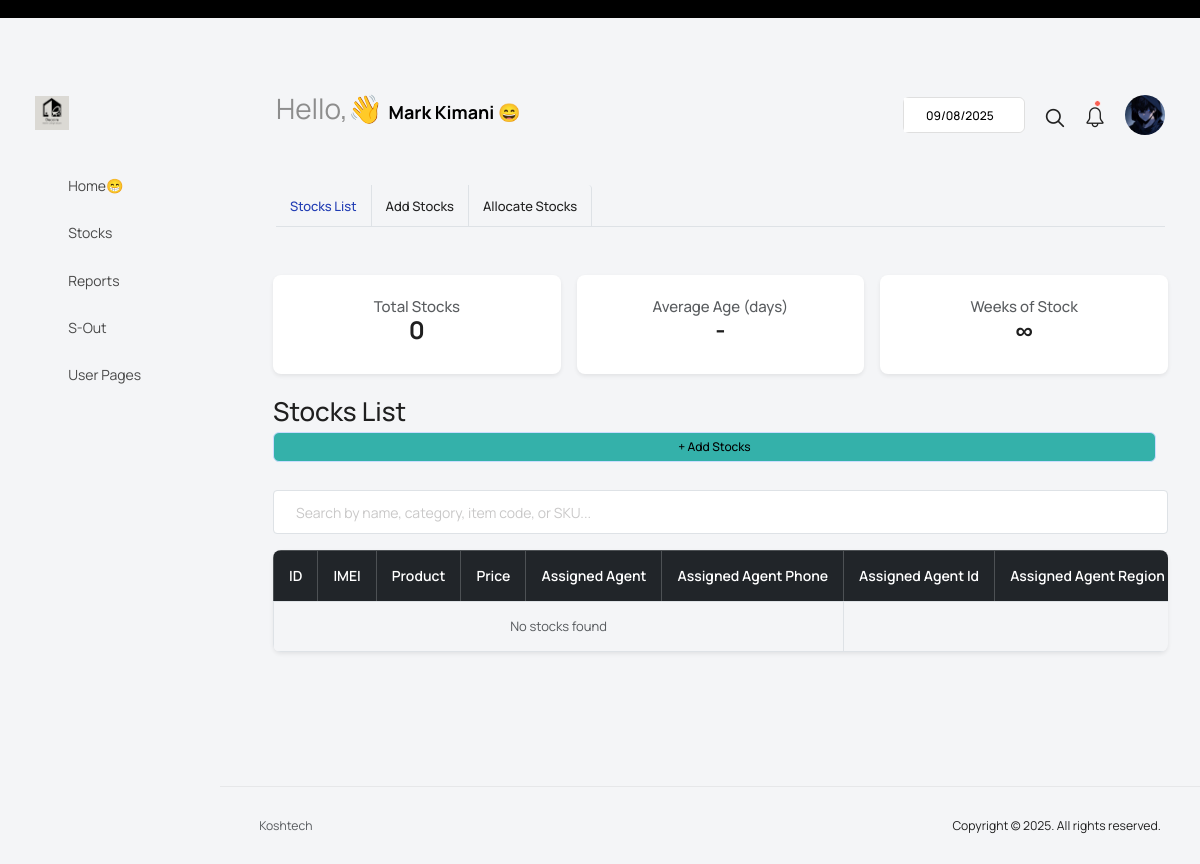
The app's page /list-stocks/ (signed in) with its own data.
### manage_users/models.py (models this page shows, shortened)
class CustomUser(AbstractUser):
    ROLE_CHOICES = (
        ("manager", "Manager"),
        ("admin", "Admin"),
        ("sales", "sales"),
    )
    role = models.CharField(max_length=20, choices=ROLE_CHOICES, default="sales")
    is_activated = models.BooleanField(default=False)
    date_of_registration = models.DateTimeField(default=timezone.now)  # ✅ auto timestamp
    groups = models.ManyToManyField(
        Group,
        related_name="customuser_set",
        blank=True,
        help_text="The groups this user belongs to.",
    )
    user_permissions = models.ManyToManyField(
        Permission,
        related_name="customuser_set",
        blank=True,
        help_text="Specific permissions for this user.",
    )

class Profile(models.Model):
    GENDER_CHOICES = (
        ("male", "Male"),
        ("female", "Female"),
        ("---", "---"),
    )
    user = models.OneToOneField(settings.AUTH_USER_MODEL, on_delete=models.CASCADE, related_name="profile")
    full_name = models.CharField(max_length=200)
    phone_number = models.CharField(max_length=20, blank=True, null=True)
    date_of_birth = models.DateField(null=True, blank=True)
    national_id = models.CharField(max_length=50, unique=False, blank=True, null=True)
    date_of_joining = models.DateField(null=True, blank=True)
    gender = models.CharField(max_length=20, blank=True, null=True, choices=GENDER_CHOICES)
    region = models.CharField(max_length=100, blank=True, null=True)
    group = models.CharField(max_length=100, blank=True, null=True)
    id_document = models.FileField(upload_to="profile/ids/", blank=True, null=True)
    photo = models.ImageField(upload_to="profile/photos/", blank=True, null=True)

### sales_process/views.py (the view)
# urls.py: path('list-stocks/', list_stocks, name='list-stocks'),
@login_required
def list_stocks(request):
    user = request.user
    if user.role == "manager" or user.role == "admin":
        stocks = Stock.objects.select_related("product", "assigned_to")
    else:
        stocks = Stock.objects.select_related("product", "assigned_to").filter(assigned_to=user)
    total_stocks = stocks.count()
    avg_age_qs = stocks.annotate(
        age=ExpressionWrapper(
            timezone.now() - F("stock_in_date"),  # assuming you have a date_added field
            output_field=DurationField()
        )
    ).aggregate(avg_age=Avg("age"))
    avg_age_days = None
    if avg_age_qs["avg_age"]:
        avg_age_days = avg_age_qs["avg_age"].days
    four_weeks_ago = timezone.now() - timedelta(weeks=4)
    recent_sales = Sale.objects.filter(
        sales_date__gte=four_weeks_ago,
        stock__in=stocks
    )
    weekly_sales = recent_sales.count() / 4 if recent_sales.exists() else 0
    weeks_of_stock = round(total_stocks / weekly_sales, 1) if weekly_sales else "∞"
    return render(request, "sales_process/list_stocks.html", {"stocks": stocks, "total_stocks": total_stocks, "avg_age_days": avg_age_days, "weeks_of_stock": weeks_of_stock})

### sales_process/templates/sales_process/list_stocks.html (shortened to what this page needs)
{% extends 'configs/base.html' %}
{% load widget_tweaks %}
{% block mainContent %}
<div class="content-wrapper">
    <div class="row">
        <div class="col-12">
            <div class="home-tab">
                <div class="d-flex flex-wrap align-items-center justify-content-between border-bottom">
                    {% include 'sales_process/add_stocks_nav_links.html' %}
                </div>
                <div class="tab-content tab-content-basic">
                    <div class="tab-pane fade show active" id="create-user" role="tabpanel" aria-labelledby="overview">
                        <div class="row">
                            <div class="container mt-4">
                                <div class="row g-3 mb-4 text-center">
                                    <div class="col-12 col-sm-6 col-md-4">
                                        <div class="card shadow-sm border-0 rounded-3 h-100">
                                            <div class="card-body">
                                                <h6 class="text-muted mb-1">Total Stocks</h6>
                                                <h3 class="fw-bold">{{ total_stocks }}</h3>
                                            </div>
                                        </div>
                                    </div>
                                    <div class="col-12 col-sm-6 col-md-4">
                                        <div class="card shadow-sm border-0 rounded-3 h-100">
                                            <div class="card-body">
                                                <h6 class="text-muted mb-1">Average Age (days)</h6>
                                                <h3 class="fw-bold">{{ avg_age_days|default:"-" }}</h3>
                                            </div>
                                        </div>
                                    </div>
                                    <div class="col-12 col-sm-6 col-md-4">
                                        <div class="card shadow-sm border-0 rounded-3 h-100">
                                            <div class="card-body">
                                                <h6 class="text-muted mb-1">Weeks of Stock</h6>
                                                <h3 class="fw-bold">{{ weeks_of_stock }}</h3>
                                            </div>
                                        </div>
                                    </div>
                                </div>
                                <div class="d-flex flex-wrap justify-content-between align-items-center mb-3 gap-2">
                                    <h2 class="mb-0">Stocks List</h2>
                                    <a href="{% url 'bulk-add-stock' %}" class="btn btn-success w-100 w-sm-auto">+ Add Stocks</a>
                                </div>
                                <form method="get" class="mb-3">
                                    <div class="input-group">
                                        <input
                                            type="text"
                                            name="q"
                                            class="form-control"
                                            hx-get="{% url 'filter-stocks' %}"
                                            hx-target="#stockTable"
                                            hx-trigger="keyup changed delay:500ms"
                                            placeholder="Search by name, category, item code, or SKU...">
                                    </div>
                                </form>
                                <div class="table-responsive shadow-sm rounded" id="stockTable">
                                    {% include 'sales_process/list_stocks_table.html' %}
                                </div>
                            </div>
                        </div>
                    </div>
                </div>
            </div>
        </div>
    </div>
</div>
{% endblock mainContent %}

### configs/templates/configs/base.html (shortened to what this page needs)
{% load static %}
<!DOCTYPE html>
<html lang="en">
  <head>
    <link rel="stylesheet" href="{% static 'assets/vendors/feather/feather.css' %}">
    <link rel="stylesheet" href="{% static 'assets/vendors/mdi/css/materialdesignicons.min.css' %}">
    <link rel="stylesheet" href="{% static 'assets/vendors/ti-icons/css/themify-icons.css' %}">
    <link rel="stylesheet" href="{% static 'assets/vendors/font-awesome/css/font-awesome.min.css' %}">
    <link rel="stylesheet" href="{% static 'assets/vendors/typicons/typicons.css' %}">
    <link rel="stylesheet" href="{% static 'assets/vendors/simple-line-icons/css/simple-line-icons.css' %}">
    <link rel="stylesheet" href="{% static 'assets/vendors/css/vendor.bundle.base.css' %}">
    <link rel="stylesheet" href="{% static 'assets/vendors/bootstrap-datepicker/bootstrap-datepicker.min.css' %}">
    <link rel="stylesheet" href="{% static 'assets/vendors/datatables.net-bs4/dataTables.bootstrap4.css' %}">
    <link rel="stylesheet" type="text/css" href="{% static 'assets/js/select.dataTables.min.css' %}">
    <link rel="stylesheet" href="{% static 'assets/css/style.css' %}">
  </head>
  <body class="htmx-transition with-welcome-text">
    <div class="container-scroller">
      <div class="row p-0 m-0 proBanner" id="proBanner">
        <div class="col-md-12 p-0 m-0">
          <div class="card-body card-body-padding px-3 d-flex align-items-center justify-content-between">
          </div>
        </div>
      </div>
      <nav class="navbar default-layout col-lg-12 col-12 p-0 fixed-top d-flex align-items-top flex-row">
        <div class="text-center navbar-brand-wrapper d-flex align-items-center justify-content-start">
          <div>
            <a class="navbar-brand brand-logo" href="index.html">
              <img src="{% static 'assets/images/logo.png' %}" alt="logo" />
            </a>
          </div>
        </div>
        <div class="navbar-menu-wrapper d-flex align-items-top">
          <ul class="navbar-nav">
            <li class="nav-item fw-semibold d-none d-lg-block ms-0">
              <h4 class="welcome-text">Hello,👋 <span class="text-black fw-bold" style="font-size: 18px">{{user.profile.full_name}} 😄</span></h4>
            </li>
          </ul>
          <ul class="navbar-nav ms-auto">
            <li class="nav-item d-none d-lg-block">
              <div id="datepicker-popup" class="input-group date datepicker navbar-date-picker">
                <input type="text" class="form-control">
              </div>
            </li>
            <li class="nav-item">
              <form class="search-form" action="#">
                <i class="icon-search"></i>
                <input type="search" class="form-control" placeholder="Search Here" title="Search here">
              </form>
            </li>
            <li class="nav-item dropdown">
              <a class="nav-link count-indicator" id="notificationDropdown" href="#" data-bs-toggle="dropdown">
                <i class="icon-bell"></i>
                <span class="count"></span>
              </a>
            </li>
            <li class="nav-item dropdown d-none d-lg-block user-dropdown">
              <a class="nav-link" id="UserDropdown" href="#" data-bs-toggle="dropdown" aria-expanded="false">
                <img class="img-xs rounded-circle" src="{{user.profile.photo.url}}" alt="Profile image" style="width: 40px; height: 40px"> </a>
            </li>
          </ul>
        </div>
      </nav>
      <div class="container-fluid page-body-wrapper">
        <nav class="sidebar sidebar-offcanvas" id="sidebar">
          <ul class="nav">
            <li class="nav-item" hx-boost="true">
              <a class="nav-link" href="{% url 'home' %}" hx-indicator="#newPageSpinner">
                <i class="mdi mdi-grid-large menu-icon"></i>
                <span class="menu-title">Home😁</span>
              </a>
            </li>
            <li class="nav-item">
              <a class="nav-link" data-bs-toggle="collapse" href="#form-elements" aria-expanded="false" aria-controls="form-elements">
                <i class="menu-icon mdi mdi-card-text-outline"></i>
                <span class="menu-title">Stocks</span>
                <i class="menu-arrow"></i>
              </a>
            </li>
            <li class="nav-item">
              <a class="nav-link" data-bs-toggle="collapse" href="#tables" aria-expanded="false" aria-controls="tables">
                <i class="menu-icon mdi mdi-table"></i>
                <span class="menu-title">Reports</span>
                <i class="menu-arrow"></i>
              </a>
            </li>
            <li class="nav-item">
              <a class="nav-link" data-bs-toggle="collapse" href="#icons" aria-expanded="false" aria-controls="icons">
                <i class="menu-icon mdi mdi-layers-outline"></i>
                <span class="menu-title">S-Out</span>
                <i class="menu-arrow"></i>
              </a>
            </li>
            <li class="nav-item">
              <a class="nav-link" data-bs-toggle="collapse" href="#auth" aria-expanded="false" aria-controls="auth">
                <i class="menu-icon mdi mdi-account-circle-outline"></i>
                <span class="menu-title">User Pages</span>
                <i class="menu-arrow"></i>
              </a>
            </li>
          </ul>
        </nav>
        <div class="main-panel"
   >
          {% block mainContent %}
          {% endblock mainContent %}
          <footer class="footer">
            <div class="d-sm-flex justify-content-center justify-content-sm-between">
              <span class="text-muted text-center text-sm-left d-block d-sm-inline-block">Koshtech</span>
              <span class="float-none float-sm-end d-block mt-1 mt-sm-0 text-center">Copyright © 2025. All rights reserved.</span>
            </div>
          </footer>
        </div>
      </div>
    </div>
  </body>
</html>

### configs/templates/configs/base.html (style rules this page uses)
body { opacity: 1; transition: opacity 200ms ease-in; }

### records on screen
CustomUser: profile.full_name "Mark Kimani", profile.photo (picture)

### other values on screen
{{ total_stocks }} "0"
{{ avg_age_days|default:"-" }} "-"
{{ weeks_of_stock }} "∞"
